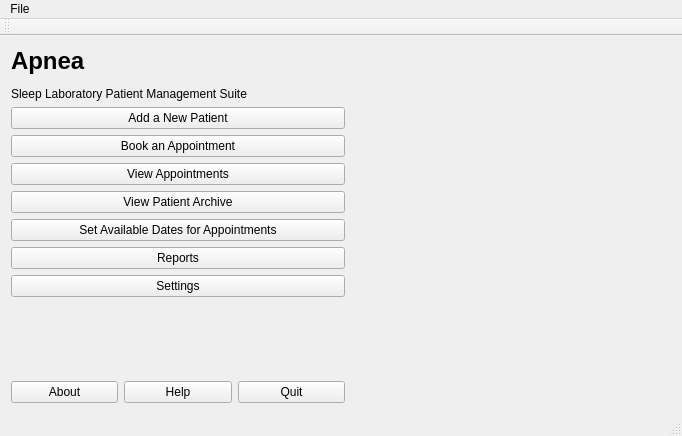
<?xml version="1.0" encoding="UTF-8"?>
<ui version="4.0">
 <class>MainWindow</class>
 <widget class="QMainWindow" name="MainWindow">
  <property name="geometry">
   <rect>
    <x>0</x>
    <y>0</y>
    <width>682</width>
    <height>436</height>
   </rect>
  </property>
  <property name="minimumSize">
   <size>
    <width>680</width>
    <height>435</height>
   </size>
  </property>
  <property name="maximumSize">
   <size>
    <width>700</width>
    <height>450</height>
   </size>
  </property>
  <property name="windowTitle">
   <string>Apnea</string>
  </property>
  <widget class="QWidget" name="centralWidget">
   <layout class="QHBoxLayout" name="horizontalLayout_3">
    <item>
     <layout class="QHBoxLayout" name="horizontalLayout_2">
      <item>
       <layout class="QVBoxLayout" name="verticalLayout_3">
        <item>
         <widget class="QLabel" name="labelTitle">
          <property name="text">
           <string>&lt;html&gt;&lt;head/&gt;&lt;body&gt;&lt;p&gt;&lt;span style=&quot; font-size:18pt; font-weight:600;&quot;&gt;Apnea&lt;/span&gt;&lt;/p&gt;&lt;p&gt;Sleep Laboratory Patient Management Suite&lt;/p&gt;&lt;/body&gt;&lt;/html&gt;</string>
          </property>
         </widget>
        </item>
        <item>
         <layout class="QVBoxLayout" name="verticalLayout_2">
          <item>
           <widget class="QPushButton" name="buttonNewPatient">
            <property name="text">
             <string>Add a New Patient</string>
            </property>
            <property name="icon">
             <iconset>
              <normaloff>../icons/add_patients.ico</normaloff>../icons/add_patients.ico</iconset>
            </property>
           </widget>
          </item>
          <item>
           <widget class="QPushButton" name="buttonBookAppointment">
            <property name="text">
             <string>Book an Appointment</string>
            </property>
            <property name="icon">
             <iconset>
              <normaloff>../icons/book_appointment.ico</normaloff>../icons/book_appointment.ico</iconset>
            </property>
           </widget>
          </item>
          <item>
           <widget class="QPushButton" name="buttonViewAppointments">
            <property name="text">
             <string>View Appointments</string>
            </property>
            <property name="icon">
             <iconset>
              <normaloff>../icons/view_appointments.ico</normaloff>../icons/view_appointments.ico</iconset>
            </property>
           </widget>
          </item>
          <item>
           <widget class="QPushButton" name="buttonViewPatients">
            <property name="text">
             <string>View Patient Archive</string>
            </property>
            <property name="icon">
             <iconset>
              <normaloff>../icons/view_patients.ico</normaloff>../icons/view_patients.ico</iconset>
            </property>
           </widget>
          </item>
          <item>
           <widget class="QPushButton" name="buttonSetAvailableDates">
            <property name="text">
             <string>Set Available Dates for Appointments</string>
            </property>
            <property name="icon">
             <iconset>
              <normaloff>../icons/set_dates.ico</normaloff>../icons/set_dates.ico</iconset>
            </property>
           </widget>
          </item>
          <item>
           <widget class="QPushButton" name="buttonReports">
            <property name="text">
             <string>Reports</string>
            </property>
            <property name="icon">
             <iconset>
              <normaloff>../icons/reports.ico</normaloff>../icons/reports.ico</iconset>
            </property>
           </widget>
          </item>
          <item>
           <widget class="QPushButton" name="buttonSettings">
            <property name="text">
             <string>Settings</string>
            </property>
            <property name="icon">
             <iconset>
              <normaloff>../icons/settings.ico</normaloff>../icons/settings.ico</iconset>
            </property>
           </widget>
          </item>
         </layout>
        </item>
        <item>
         <spacer name="verticalSpacer">
          <property name="orientation">
           <enum>Qt::Vertical</enum>
          </property>
          <property name="sizeHint" stdset="0">
           <size>
            <width>20</width>
            <height>28</height>
           </size>
          </property>
         </spacer>
        </item>
        <item>
         <layout class="QHBoxLayout" name="horizontalLayout">
          <item>
           <widget class="QPushButton" name="buttonAbout">
            <property name="text">
             <string>About</string>
            </property>
            <property name="icon">
             <iconset>
              <normaloff>../icons/about.ico</normaloff>../icons/about.ico</iconset>
            </property>
           </widget>
          </item>
          <item>
           <widget class="QPushButton" name="buttonHelp">
            <property name="text">
             <string>Help</string>
            </property>
            <property name="icon">
             <iconset>
              <normaloff>../icons/help.ico</normaloff>../icons/help.ico</iconset>
            </property>
           </widget>
          </item>
          <item>
           <widget class="QPushButton" name="buttonQuit">
            <property name="text">
             <string>Quit</string>
            </property>
            <property name="icon">
             <iconset>
              <normaloff>../icons/quit.ico</normaloff>../icons/quit.ico</iconset>
            </property>
           </widget>
          </item>
         </layout>
        </item>
       </layout>
      </item>
      <item>
       <widget class="QLabel" name="labelLogo">
        <property name="sizePolicy">
         <sizepolicy hsizetype="Preferred" vsizetype="Preferred">
          <horstretch>0</horstretch>
          <verstretch>0</verstretch>
         </sizepolicy>
        </property>
        <property name="maximumSize">
         <size>
          <width>320</width>
          <height>320</height>
         </size>
        </property>
        <property name="autoFillBackground">
         <bool>false</bool>
        </property>
        <property name="text">
         <string/>
        </property>
        <property name="pixmap">
         <pixmap>../icons/logo.jpg</pixmap>
        </property>
       </widget>
      </item>
     </layout>
    </item>
   </layout>
  </widget>
  <widget class="QMenuBar" name="menuBar">
   <property name="geometry">
    <rect>
     <x>0</x>
     <y>0</y>
     <width>682</width>
     <height>22</height>
    </rect>
   </property>
   <widget class="QMenu" name="menuFile">
    <property name="title">
     <string>File</string>
    </property>
    <addaction name="actionAbout"/>
    <addaction name="actionQuit"/>
   </widget>
   <addaction name="menuFile"/>
  </widget>
  <widget class="QToolBar" name="mainToolBar">
   <attribute name="toolBarArea">
    <enum>TopToolBarArea</enum>
   </attribute>
   <attribute name="toolBarBreak">
    <bool>false</bool>
   </attribute>
  </widget>
  <widget class="QStatusBar" name="statusBar"/>
  <action name="actionQuit">
   <property name="icon">
    <iconset>
     <normaloff>../icons/quit.ico</normaloff>../icons/quit.ico</iconset>
   </property>
   <property name="text">
    <string>Quit</string>
   </property>
  </action>
  <action name="actionAbout">
   <property name="icon">
    <iconset>
     <normaloff>../icons/about.ico</normaloff>../icons/about.ico</iconset>
   </property>
   <property name="text">
    <string>About</string>
   </property>
  </action>
 </widget>
 <layoutdefault spacing="6" margin="11"/>
 <resources/>
 <connections>
  <connection>
   <sender>buttonQuit</sender>
   <signal>clicked()</signal>
   <receiver>MainWindow</receiver>
   <slot>close()</slot>
   <hints>
    <hint type="sourcelabel">
     <x>296</x>
     <y>377</y>
    </hint>
    <hint type="destinationlabel">
     <x>370</x>
     <y>41</y>
    </hint>
   </hints>
  </connection>
  <connection>
   <sender>actionQuit</sender>
   <signal>triggered()</signal>
   <receiver>MainWindow</receiver>
   <slot>close()</slot>
   <hints>
    <hint type="sourcelabel">
     <x>-1</x>
     <y>-1</y>
    </hint>
    <hint type="destinationlabel">
     <x>340</x>
     <y>217</y>
    </hint>
   </hints>
  </connection>
 </connections>
</ui>
